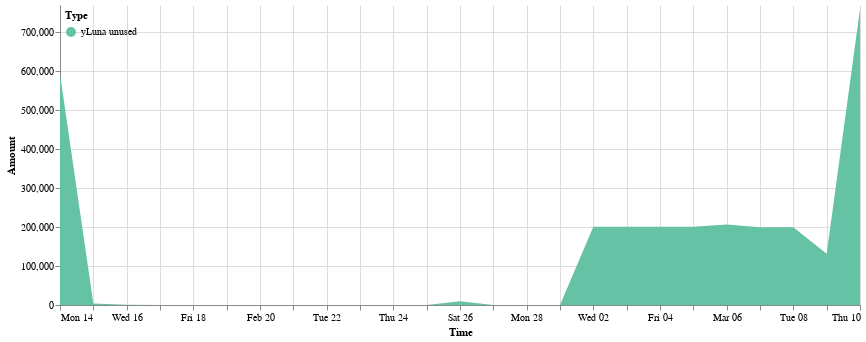

Notebook source saved alongside this figure:
### Code cell
cp.get_yluna_time_area_chart(dp.y_unused, 
               alt.Scale(scheme='set2'),
               min_date = dp.y_unused.Time.min(),
               max_date = dp.y_unused.Time.max(),
               top_padding = 10000
        ).properties(width=800).configure_view(strokeOpacity=0)

### Figure 1 — Vega-Lite specification as saved in the notebook (floating-point values rounded to 4 significant figures)
{"config": {"view": {"continuousWidth": 400, "continuousHeight": 300, "strokeOpacity": 0}}, "data": {"name": "data-776caf20f48f280dbd9659aa9b9dac19"}, "mark": "area", "encoding": {"color": {"field": "Type", "legend": {"direction": "vertical", "legendY": 0, "orient": "none", "padding": 5}, "scale": {"scheme": "set2"}, "type": "nominal"}, "tooltip": [{"field": "Time", "format": "%Y-%m-%d", "type": "temporal"}, {"field": "Type", "type": "nominal"}, {"field": "Amount (millions)", "type": "nominal"}], "x": {"field": "Time", "scale": {"domain": ["2022-02-14", "2022-03-10"]}, "type": "temporal"}, "y": {"field": "Amount", "scale": {"domain": [0, 769500.0]}, "type": "quantitative"}}, "width": 800, "$schema": "https://vega.github.io/schema/vega-lite/v4.17.0.json", "datasets": {"data-776caf20f48f280dbd9659aa9b9dac19": [{"Time": "2022-02-14", "Amount signed": 886900.0, "Amount": 592600.0, "Type": "yLuna unused", "Amount (millions)": "0.59M"}, {"Time": "2022-02-15", "Amount signed": 203500.0, "Amount": 3706.0, "Type": "yLuna unused", "Amount (millions)": "0.0M"}, {"Time": "2022-02-16", "Amount signed": 34800.0, "Amount": 721.3, "Type": "yLuna unused", "Amount (millions)": "0.0M"}, {"Time": "2022-02-17", "Amount signed": 390200.0, "Amount": 0.0, "Type": "yLuna unused", "Amount (millions)": "0.0M"}, {"Time": "2022-02-18", "Amount signed": 18930.0, "Amount": 125.5, "Type": "yLuna unused", "Amount (millions)": "0.0M"}, {"Time": "2022-02-19", "Amount signed": 8557.0, "Amount": 0.0, "Type": "yLuna unused", "Amount (millions)": "0.0M"}, {"Time": "2022-02-20", "Amount signed": 4740.0, "Amount": 0.0, "Type": "yLuna unused", "Amount (millions)": "0.0M"}, {"Time": "2022-02-21", "Amount signed": -6418.0, "Amount": 0.0, "Type": "yLuna unused", "Amount (millions)": "0.0M"}, {"Time": "2022-02-22", "Amount signed": 1663.0, "Amount": 0.0, "Type": "yLuna unused", "Amount (millions)": "0.0M"}, {"Time": "2022-02-23", "Amount signed": 4500.0, "Amount": 0.0, "Type": "yLuna unused", "Amount (millions)": "0.0M"}, {"Time": "2022-02-24", "Amount signed": -342.0, "Amount": 0.0, "Type": "yLuna unused", "Amount (millions)": "0.0M"}, {"Time": "2022-02-25", "Amount signed": 4035.0, "Amount": 0.0, "Type": "yLuna unused", "Amount (millions)": "0.0M"}, {"Time": "2022-02-26", "Amount signed": 32360.0, "Amount": 9598.0, "Type": "yLuna unused", "Amount (millions)": "0.01M"}, {"Time": "2022-02-27", "Amount signed": 478.2, "Amount": 0.0, "Type": "yLuna unused", "Amount (millions)": "0.0M"}, {"Time": "2022-02-28", "Amount signed": -1118.0, "Amount": 0.0, "Type": "yLuna unused", "Amount (millions)": "0.0M"}, {"Time": "2022-03-01", "Amount signed": -789.2, "Amount": 0.0, "Type": "yLuna unused", "Amount (millions)": "0.0M"}, {"Time": "2022-03-02", "Amount signed": 200900.0, "Amount": 200500.0, "Type": "yLuna unused", "Amount (millions)": "0.2M"}, {"Time": "2022-03-03", "Amount signed": 597.3, "Amount": 200400.0, "Type": "yLuna unused", "Amount (millions)": "0.2M"}, {"Time": "2022-03-04", "Amount signed": 2053.0, "Amount": 200900.0, "Type": "yLuna unused", "Amount (millions)": "0.2M"}, {"Time": "2022-03-05", "Amount signed": 7005.0, "Amount": 200400.0, "Type": "yLuna unused", "Amount (millions)": "0.2M"}, {"Time": "2022-03-06", "Amount signed": 33240.0, "Amount": 206600.0, "Type": "yLuna unused", "Amount (millions)": "0.21M"}, {"Time": "2022-03-07", "Amount signed": 263300.0, "Amount": 199100.0, "Type": "yLuna unused", "Amount (millions)": "0.2M"}, {"Time": "2022-03-08", "Amount signed": 96260.0, "Amount": 199200.0, "Type": "yLuna unused", "Amount (millions)": "0.2M"}, {"Time": "2022-03-09", "Amount signed": 167800.0, "Amount": 131600.0, "Type": "yLuna unused", "Amount (millions)": "0.13M"}, {"Time": "2022-03-10", "Amount signed": 395.7, "Amount": 759500.0, "Type": "yLuna unused", "Amount (millions)": "0.76M"}]}}
